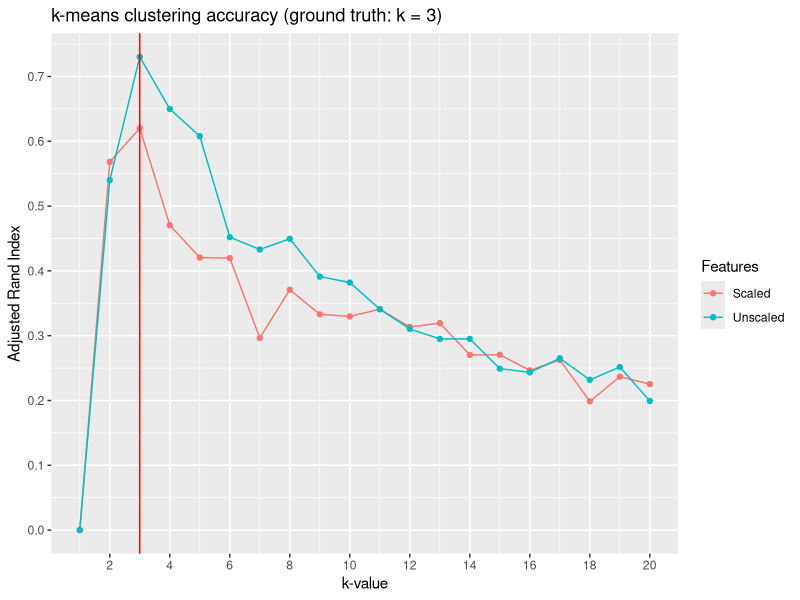
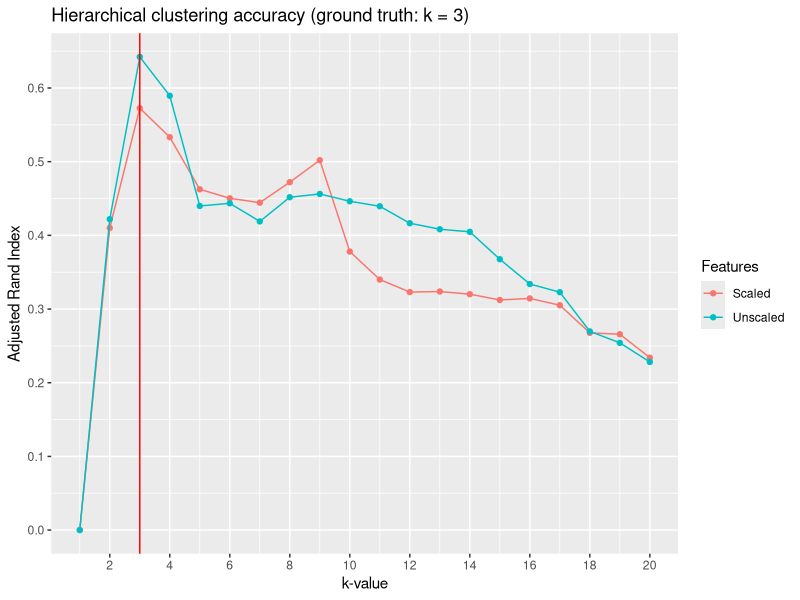
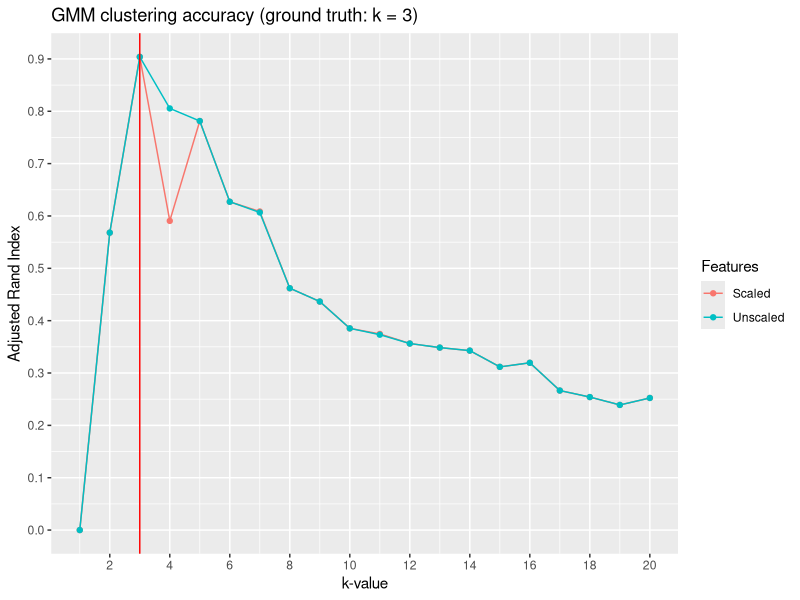
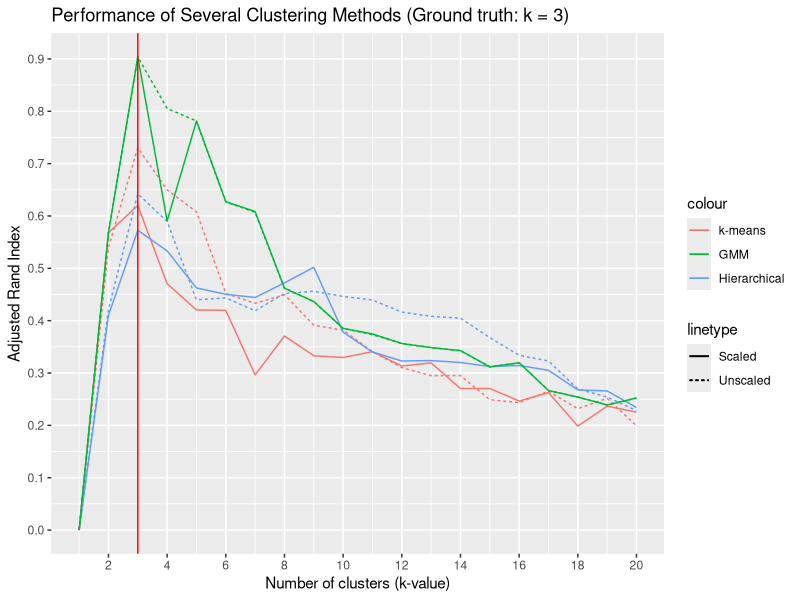

The R source for these figures, in order:
## Cluster analysis of the Iris dataset
## Author: Kevin Jin

## To-do:
## 1. Extract ground truth for Iris and redo all ARI plots.
## 
## 2. The true number of clusters can be extracted by substringing the first
## five letters of each file name.
##
## 3. Clean up code and increase readability and efficiency.

library(dplyr)
library(ggplot2)
library(mclust) # Gaussian mixture models

# Load data
data(iris)

# Scale data
unscaled <- iris %>% select(-Species) # Remove species column
scaled <- unscaled %>% mutate_all(scale) 

##### EXTRACT GROUND TRUTH #####
truth <- as.numeric(iris$Species)  # Ground truth: 4 species

##### K-MEANS #####
max_k <- 20
kmeans_mat <- matrix(nrow = max_k, 
                     ncol = nrow(iris), 
                     byrow = TRUE)

# Generate k-means clustering from scaled features
for (k in 1:max_k) {
  kmeans_mat[k, ] <- kmeans(
    x = scaled,
    centers = k,
    iter.max = 30,
    nstart = 20
  )[["cluster"]]
}
kmeans_scaled <- as.data.frame(kmeans_mat)

# Generate k-means clustering from unscaled features
for (k in 1:max_k) {
  kmeans_mat[k, ] <- kmeans(
    x = unscaled,
    centers = k,
    iter.max = 30,
    nstart = 20
  )[["cluster"]] 
}
kmeans_unscaled <- as.data.frame(kmeans_mat)

# Calculate adjusted Rand index for k-means over 1:20
kmeans_ari <- matrix(nrow = max_k, 
                     ncol = 2, 
                     byrow = TRUE)
for (i in 1:max_k) {
  # ARI for k-means clustering of scaled features
  kmeans_ari[i, 1] <- adjustedRandIndex(
    unlist(kmeans_scaled[i, ]),
    truth
  )
  # ARI for k-means clustering of unscaled features
  kmeans_ari[i, 2] <- adjustedRandIndex(
    unlist(kmeans_unscaled[i, ]),
    truth
  )
}
kmeans_ari <- as.data.frame(kmeans_ari)
names(kmeans_ari) <- c("ARI_scaled", "ARI_unscaled")
k_values <- 1:max_k
kmeans_ari <- mutate(kmeans_ari, k_values = as.numeric(row.names(kmeans_ari)))

# Visualize k-means clustering accuracy
ggplot(kmeans_ari, aes(x = k_values)) +
  geom_point(aes(
    y = ARI_scaled,
    color = "darkred"
  )) +
  geom_line(aes(
    y = ARI_scaled,
    color = "darkred"
  )) +
  geom_point(aes(
    y = ARI_unscaled,
    color = "steelblue"
  )) +
  geom_line(aes(
    y = ARI_unscaled,
    color = "steelblue"
  )) +
  geom_vline(
    xintercept = 3,
    color = "red"
  ) +
  labs(
    title = "k-means clustering accuracy (ground truth: k = 3)",
    x = "k-value",
    y = "Adjusted Rand Index",
    color = "Features"
  ) +
  scale_color_hue(labels = c("Scaled", "Unscaled")) +
  scale_x_continuous(breaks = seq(0, max_k, by = 2)) +
  scale_y_continuous(breaks = seq(0, 1, by = 0.1))

##### HIERARCHICAL #####

# Generate hierarchical clusters
hier_scaled_tree <- hclust(dist(scaled, method = "euclidean"),
                           method = "complete" # Complete linkage
)

hier_unscaled_tree <- hclust(dist(unscaled, method = "euclidean"),
                             method = "complete"
)

max_k <- 20
hier_mat <- matrix(nrow = max_k, 
                   ncol = nrow(iris), 
                   byrow = TRUE)

# Generate hierarchical clustering from scaled features
for (k in 1:max_k) {
  hier_mat[k, ] <- cutree(hier_scaled_tree, k = k)
}
hier_scaled <- as.data.frame(hier_mat)

# Generate hierarchical clustering from unscaled features
for (k in 1:max_k) {
  hier_mat[k, ] <- cutree(hier_unscaled_tree, k = k)
}
hier_unscaled <- as.data.frame(hier_mat)

# Calculate ARI values for GMM over k = 1:20 (Ground truth: 3 species)
hier_ari <- matrix(nrow = max_k, ncol = 2, byrow = TRUE)
for (i in 1:max_k) {
  # ARI for hierarchical clustering of scaled features
  hier_ari[i, 1] <- adjustedRandIndex(
    unlist(hier_scaled[i, ]),
    truth
  )
  # ARI for hierarchical clustering of unscaled features
  hier_ari[i, 2] <- adjustedRandIndex(
    unlist(hier_unscaled[i, ]),
    truth
  )
}
hier_ari <- as.data.frame(hier_ari)
names(hier_ari) <- c("ARI_scaled", "ARI_unscaled")
k_values <- 1:max_k
hier_ari <- mutate(hier_ari, k_values = as.numeric(row.names(hier_ari)))

# Visualize hierarchical clustering accuracy
ggplot(hier_ari, aes(x = k_values)) +
  geom_point(aes(
    y = ARI_scaled,
    color = "darkred"
  )) +
  geom_line(aes(
    y = ARI_scaled,
    color = "darkred"
  )) +
  geom_point(aes(
    y = ARI_unscaled,
    color = "steelblue"
  )) +
  geom_line(aes(
    y = ARI_unscaled,
    color = "steelblue"
  )) +
  geom_vline(
    xintercept = 3,
    color = "red"
  ) +
  labs(
    title = "Hierarchical clustering accuracy (ground truth: k = 3)",
    x = "k-value",
    y = "Adjusted Rand Index",
    color = "Features"
  ) +
  scale_color_hue(labels = c("Scaled", "Unscaled")) +
  scale_x_continuous(breaks = seq(0, max_k, by = 2)) +
  scale_y_continuous(breaks = seq(0, 1, by = 0.1))

##### GAUSSIAN MIXTURE MODEL #####

# Generate Gaussian mixture model clusters
max_k <- 20
gmm_mat <- matrix(nrow = max_k, 
                  ncol = nrow(iris), 
                  byrow = TRUE)

# Generate GMM clustering from scaled features
for (k in 1:max_k) {
  gmm_mat[k, ] <- Mclust(scaled, G = k)$classification
}
gmm_scaled <- as.data.frame(gmm_mat)

# Generate GMM clustering from unscaled features
for (k in 1:max_k) {
  gmm_mat[k, ] <- Mclust(unscaled, G = k)$classification
}
gmm_unscaled <- as.data.frame(gmm_mat)

# Calculate ARI values for GMM over k = 1:20 (Ground truth: 3 species)
gmm_ari <- matrix(nrow = max_k, ncol = 2, byrow = TRUE)
for (i in 1:max_k) {
  # ARI for GMM clustering of scaled features
  gmm_ari[i, 1] <- adjustedRandIndex(
    unlist(gmm_scaled[i, ]),
    truth
  )
  # ARI for GMM clustering of unscaled features
  gmm_ari[i, 2] <- adjustedRandIndex(
    unlist(gmm_unscaled[i, ]),
    truth
  )
}
gmm_ari <- as.data.frame(gmm_ari)
names(gmm_ari) <- c("ARI_scaled", "ARI_unscaled")
k_values <- 1:max_k
gmm_ari <- mutate(gmm_ari, k_values = as.numeric(row.names(gmm_ari)))

# Visualize GMM clustering accuracy
ggplot(gmm_ari, aes(x = k_values)) +
  geom_point(aes(
    y = ARI_scaled,
    color = "darkred"
  )) +
  geom_line(aes(
    y = ARI_scaled,
    color = "darkred"
  )) +
  geom_point(aes(
    y = ARI_unscaled,
    color = "steelblue"
  )) +
  geom_line(aes(
    y = ARI_unscaled,
    color = "steelblue"
  )) +
  geom_vline(
    xintercept = 3,
    color = "red"
  ) +
  labs(
    title = "GMM clustering accuracy (ground truth: k = 3)",
    x = "k-value",
    y = "Adjusted Rand Index",
    color = "Features"
  ) +
  scale_color_hue(labels = c("Scaled", "Unscaled")) +
  scale_x_continuous(breaks = seq(0, max_k, by = 2)) +
  scale_y_continuous(breaks = seq(0, 1, by = 0.1))

##### ALL METHODS #####

# Visualize accuracy of all clustering methods
accuracy <- right_join(kmeans_ari, gmm_ari, by = "k_values")
accuracy <- right_join(accuracy, hier_ari, by = "k_values")

names(accuracy) <- c(
  "kmeans_ari_scaled",
  "kmeans_ari_unscaled",
  "k_values",
  "gmm_ari_scaled",
  "gmm_ari_unscaled",
  "hier_ari_scaled",
  "hier_ari_unscaled"
)

ggplot(accuracy, aes(x = k_values)) +
  geom_line(aes(
    y = kmeans_ari_scaled,
    color = "darkred",
    linetype = "solid"
  )) +
  geom_line(aes(
    y = kmeans_ari_unscaled,
    color = "darkred",
    linetype = "twodash"
  )) +
  geom_line(aes(
    y = hier_ari_scaled,
    color = "steelblue",
    linetype = "solid"
  )) +
  geom_line(aes(
    y = hier_ari_unscaled,
    color = "steelblue",
    linetype = "twodash"
  )) +
  geom_line(aes(
    y = gmm_ari_scaled,
    color = "seagreen",
    linetype = "solid"
  )) +
  geom_line(aes(
    y = gmm_ari_unscaled,
    color = "seagreen",
    linetype = "twodash"
  )) +
  geom_vline(
    xintercept = 3,
    color = "red"
  ) +
  labs(
    title = "Performance of Several Clustering Methods (Ground truth: k = 3)",
    x = "Number of clusters (k-value)",
    y = "Adjusted Rand Index"
  ) +
  scale_x_continuous(breaks = seq(0, max_k, by = 2)) +
  scale_y_continuous(breaks = seq(0, 1, by = 0.1)) +
  scale_color_hue(labels = c("k-means", "GMM", "Hierarchical")) +
  scale_linetype(labels = c("Scaled", "Unscaled"))
